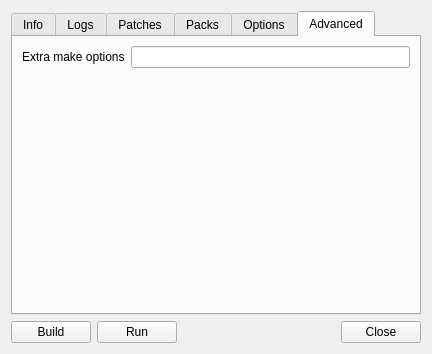
<?xml version="1.0" encoding="UTF-8"?>
<ui version="4.0">
 <class>EditDialog</class>
 <widget class="QDialog" name="EditDialog">
  <property name="geometry">
   <rect>
    <x>0</x>
    <y>0</y>
    <width>432</width>
    <height>354</height>
   </rect>
  </property>
  <property name="windowTitle">
   <string>Edit Build</string>
  </property>
  <layout class="QVBoxLayout" name="verticalLayout">
   <item>
    <widget class="QTabWidget" name="tabWidget">
     <property name="currentIndex">
      <number>5</number>
     </property>
     <widget class="QWidget" name="tabInfo">
      <attribute name="title">
       <string>Info</string>
      </attribute>
      <layout class="QFormLayout" name="formLayout">
       <item row="0" column="0">
        <widget class="QLabel" name="label_4">
         <property name="text">
          <string>Name:</string>
         </property>
        </widget>
       </item>
       <item row="0" column="1">
        <widget class="QLineEdit" name="selectorName"/>
       </item>
       <item row="1" column="0">
        <widget class="QLabel" name="label">
         <property name="text">
          <string>Version:</string>
         </property>
        </widget>
       </item>
       <item row="1" column="1">
        <widget class="QComboBox" name="selectorVersion">
         <property name="currentIndex">
          <number>1</number>
         </property>
         <item>
          <property name="text">
           <string>sm64-port</string>
          </property>
         </item>
         <item>
          <property name="text">
           <string>sm64ex</string>
          </property>
         </item>
         <item>
          <property name="text">
           <string>sm64nx</string>
          </property>
         </item>
        </widget>
       </item>
       <item row="2" column="0">
        <widget class="QLabel" name="label_2">
         <property name="text">
          <string>Branch:</string>
         </property>
        </widget>
       </item>
       <item row="2" column="1">
        <widget class="QComboBox" name="selectorBranch">
         <property name="editable">
          <bool>true</bool>
         </property>
         <item>
          <property name="text">
           <string>master</string>
          </property>
         </item>
         <item>
          <property name="text">
           <string>nightly</string>
          </property>
         </item>
        </widget>
       </item>
      </layout>
     </widget>
     <widget class="QWidget" name="tabLogs">
      <attribute name="title">
       <string>Logs</string>
      </attribute>
      <layout class="QVBoxLayout" name="verticalLayout_5">
       <item>
        <widget class="QComboBox" name="selectorLog"/>
       </item>
       <item>
        <widget class="QScrollArea" name="scrollArea">
         <property name="widgetResizable">
          <bool>true</bool>
         </property>
         <widget class="QWidget" name="scrollAreaWidgetContents">
          <property name="geometry">
           <rect>
            <x>0</x>
            <y>0</y>
            <width>388</width>
            <height>197</height>
           </rect>
          </property>
          <layout class="QHBoxLayout" name="horizontalLayout_3">
           <item>
            <widget class="QLabel" name="labelLog">
             <property name="text">
              <string/>
             </property>
             <property name="alignment">
              <set>Qt::AlignLeading|Qt::AlignLeft|Qt::AlignTop</set>
             </property>
            </widget>
           </item>
          </layout>
         </widget>
        </widget>
       </item>
      </layout>
     </widget>
     <widget class="QWidget" name="tabPatches">
      <attribute name="title">
       <string>Patches</string>
      </attribute>
      <layout class="QHBoxLayout" name="horizontalLayout">
       <item>
        <widget class="QListView" name="listPatch"/>
       </item>
       <item>
        <layout class="QVBoxLayout" name="verticalLayout_2">
         <item>
          <widget class="QPushButton" name="buttonPatchAdd">
           <property name="text">
            <string>Add</string>
           </property>
          </widget>
         </item>
         <item>
          <widget class="QPushButton" name="buttonPatchRemove">
           <property name="text">
            <string>Remove</string>
           </property>
          </widget>
         </item>
         <item>
          <spacer name="verticalSpacer">
           <property name="orientation">
            <enum>Qt::Vertical</enum>
           </property>
           <property name="sizeHint" stdset="0">
            <size>
             <width>20</width>
             <height>40</height>
            </size>
           </property>
          </spacer>
         </item>
         <item>
          <widget class="QPushButton" name="buttonPatchEnable">
           <property name="text">
            <string>Enable</string>
           </property>
          </widget>
         </item>
         <item>
          <widget class="QPushButton" name="buttonPatchDisable">
           <property name="text">
            <string>Disable</string>
           </property>
          </widget>
         </item>
        </layout>
       </item>
      </layout>
     </widget>
     <widget class="QWidget" name="tabPacks">
      <attribute name="title">
       <string>Packs</string>
      </attribute>
      <layout class="QHBoxLayout" name="horizontalLayout_2">
       <item>
        <widget class="QListView" name="listPack"/>
       </item>
       <item>
        <layout class="QVBoxLayout" name="verticalLayout_4">
         <item>
          <widget class="QPushButton" name="buttonPackAdd">
           <property name="text">
            <string>Add</string>
           </property>
          </widget>
         </item>
         <item>
          <widget class="QPushButton" name="buttonPackRemove">
           <property name="text">
            <string>Remove</string>
           </property>
          </widget>
         </item>
         <item>
          <spacer name="verticalSpacer_3">
           <property name="orientation">
            <enum>Qt::Vertical</enum>
           </property>
           <property name="sizeHint" stdset="0">
            <size>
             <width>20</width>
             <height>40</height>
            </size>
           </property>
          </spacer>
         </item>
         <item>
          <widget class="QPushButton" name="buttonPackEnable">
           <property name="text">
            <string>Enable</string>
           </property>
          </widget>
         </item>
         <item>
          <widget class="QPushButton" name="buttonPackDisable">
           <property name="text">
            <string>Disable</string>
           </property>
          </widget>
         </item>
        </layout>
       </item>
      </layout>
     </widget>
     <widget class="QWidget" name="tabOptions">
      <attribute name="title">
       <string>Options</string>
      </attribute>
      <layout class="QVBoxLayout" name="verticalLayout_3">
       <item>
        <widget class="QCheckBox" name="optionBETTERCAMERA">
         <property name="text">
          <string>Analog camera</string>
         </property>
        </widget>
       </item>
       <item>
        <widget class="QCheckBox" name="optionTEXTURE_FIX">
         <property name="text">
          <string>Texture bugfixes</string>
         </property>
        </widget>
       </item>
       <item>
        <widget class="QCheckBox" name="optionEXT_OPTIONS_MENU">
         <property name="text">
          <string>Options menu</string>
         </property>
        </widget>
       </item>
       <item>
        <widget class="QCheckBox" name="optionEXTERNAL_DATA">
         <property name="text">
          <string>Texture pack support</string>
         </property>
        </widget>
       </item>
       <item>
        <widget class="QCheckBox" name="optionDISCORDRPC">
         <property name="text">
          <string>Discord Rich Presence</string>
         </property>
        </widget>
       </item>
       <item>
        <layout class="QFormLayout" name="formLayout_3">
         <item row="0" column="0">
          <widget class="QLabel" name="label_5">
           <property name="text">
            <string>Version</string>
           </property>
          </widget>
         </item>
         <item row="0" column="1">
          <widget class="QComboBox" name="comboBox">
           <item>
            <property name="text">
             <string>American</string>
            </property>
           </item>
           <item>
            <property name="text">
             <string>Europe</string>
            </property>
           </item>
           <item>
            <property name="text">
             <string>Japan</string>
            </property>
           </item>
          </widget>
         </item>
        </layout>
       </item>
       <item>
        <spacer name="verticalSpacer_2">
         <property name="orientation">
          <enum>Qt::Vertical</enum>
         </property>
         <property name="sizeHint" stdset="0">
          <size>
           <width>20</width>
           <height>40</height>
          </size>
         </property>
        </spacer>
       </item>
      </layout>
     </widget>
     <widget class="QWidget" name="tabAdvanced">
      <attribute name="title">
       <string>Advanced</string>
      </attribute>
      <layout class="QFormLayout" name="formLayout_2">
       <item row="0" column="0">
        <widget class="QLabel" name="label_3">
         <property name="text">
          <string>Extra make options</string>
         </property>
        </widget>
       </item>
       <item row="0" column="1">
        <widget class="QLineEdit" name="lineEdit"/>
       </item>
      </layout>
     </widget>
    </widget>
   </item>
   <item>
    <layout class="QHBoxLayout" name="bottomBar">
     <item>
      <widget class="QPushButton" name="buildButton">
       <property name="text">
        <string>Build</string>
       </property>
      </widget>
     </item>
     <item>
      <widget class="QPushButton" name="runButton">
       <property name="text">
        <string>Run</string>
       </property>
      </widget>
     </item>
     <item>
      <spacer name="horizontalSpacer">
       <property name="orientation">
        <enum>Qt::Horizontal</enum>
       </property>
       <property name="sizeHint" stdset="0">
        <size>
         <width>40</width>
         <height>20</height>
        </size>
       </property>
      </spacer>
     </item>
     <item>
      <widget class="QPushButton" name="closeButton">
       <property name="text">
        <string>Close</string>
       </property>
      </widget>
     </item>
    </layout>
   </item>
  </layout>
 </widget>
 <resources/>
 <connections/>
</ui>
